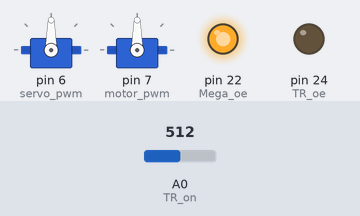
The sketch below on a simulated Arduino Mega 2560, built with avr-gcc and run on an emulated ATmega2560. Parts: 2 × servo, output pins drawn as LEDs (lit = HIGH). The inputs (shaded band) are chosen by the test bench; at power-on: A0 (TR_on) = 512.

Above: at 1.2 s.
1.3 s: A0 (TR_on) set to 112
2.8 s: A0 (TR_on) set to 94
At 2.96 s:
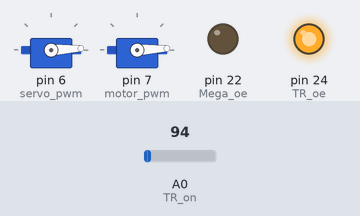
8.8 s: A0 (TR_on) set to 110
At 9.4 s:
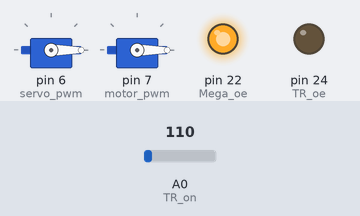
10.4 s: A0 (TR_on) set to 90
At 11.41 s:
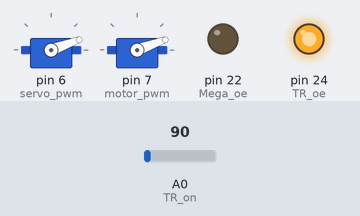
Timing chart, 0 to 14.4 s (numbered marks = the images above; inputs shaded):
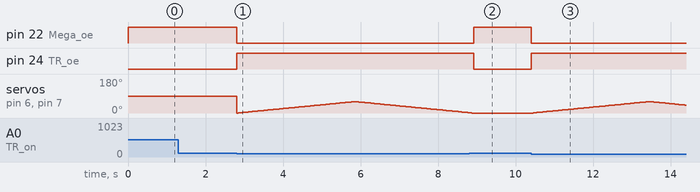

Measured:
- the behaviour switches between 101 and 100 on A0 (TR_on) (found by bisection; images 0 and 1)
- after the input at 1.3 s, every drawn part: stays the same
- after the input at 2.8 s, pin 22 (Mega_oe): HIGH → LOW at once; pin 24 (TR_oe): LOW → HIGH at once
- after the input at 8.8 s, pin 22 (Mega_oe): LOW → HIGH after 0.12 s; pin 24 (TR_oe): HIGH → LOW after 0.12 s; servo on pin 6 (servo_pwm), servo on pin 7 (motor_pwm): goes on until 8.9 s, then stays 0°
- after the input at 10.4 s, pin 22 (Mega_oe): HIGH → LOW at once; pin 24 (TR_oe): LOW → HIGH at once; servo on pin 6 (servo_pwm), servo on pin 7 (motor_pwm): rises from 0° to 60° in 3.0 s, then falls to 42° in 0.95 s

The sketch:

buffer74hc125.ino
```cpp
/* test of 74HC125 tri-state buffer for brushless motor and servo motor control,
 *  74HC125:
 *  7->GND, 14->5V
 *  24 (Mega) -> 1, 4 output enable low
 *  22 (Mega) -> 10, 13 output enable low
 *  CH1Sig -> 2 (input)
 *  CH2Sig -> 5 (input)
 *  7 (mega) -> 9 (input)
 *  6 (mega) -> 12 (input)
 *  3, 11 -> servo sig (output)
 *  6, 8 -> motor sig (output)
 *
 *  TR324:
 *  on-off-> A0 (mega)
 */
#include <Servo.h>
Servo myServo;
Servo myMotor;
const int TR_oe=24;
const int Mega_oe=22;
const int servo_pwm=6;
const int motor_pwm=7;
const int TR_on=A0;
int is_TR_on=0;
int pos = 0;

void setup() {
  // put your setup code here, to run once:
  pinMode(TR_oe, OUTPUT);
  pinMode(Mega_oe, OUTPUT);
  myServo.attach(servo_pwm);
  myMotor.attach(motor_pwm);
  digitalWrite(TR_oe, LOW);
  digitalWrite(Mega_oe, HIGH);
  delay(50);

}

void loop() {
  // put your main code here, to run repeatedly:
  is_TR_on=analogRead(TR_on);
  if(is_TR_on >100){
    // TR is on, make TR_oe low and Mega_oe high
    digitalWrite(TR_oe, LOW);
    digitalWrite(Mega_oe, HIGH);
    delay(5);
  }else{
    // TR is off, controlled by mega
    digitalWrite(TR_oe, HIGH);
    digitalWrite(Mega_oe, LOW);

    for (pos = 0; pos <= 60; pos += 1) { // goes from 0 degrees to 180 degrees
      // in steps of 1 degree
      myServo.write(pos);
      myMotor.write(pos); // tell servo to go to position in variable 'pos'
      delay(50);                       // waits 15ms for the servo to reach the position
    }
    for (pos = 60; pos >= 0; pos -= 1) { // goes from 180 degrees to 0 degrees
      myMotor.write(pos);
      myServo.write(pos);             // tell servo to go to position in variable 'pos'
      delay(50);                       // waits 15ms for the servo to reach the position
    }
  }

}
```
